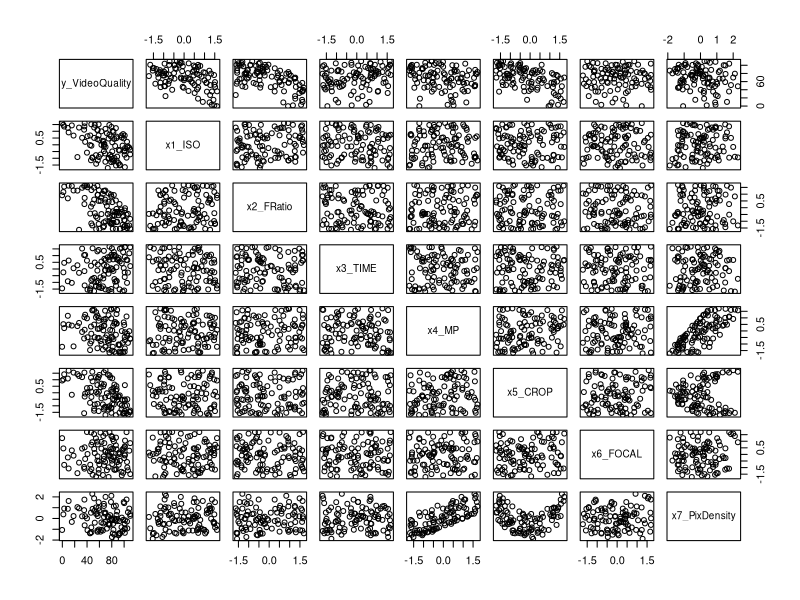
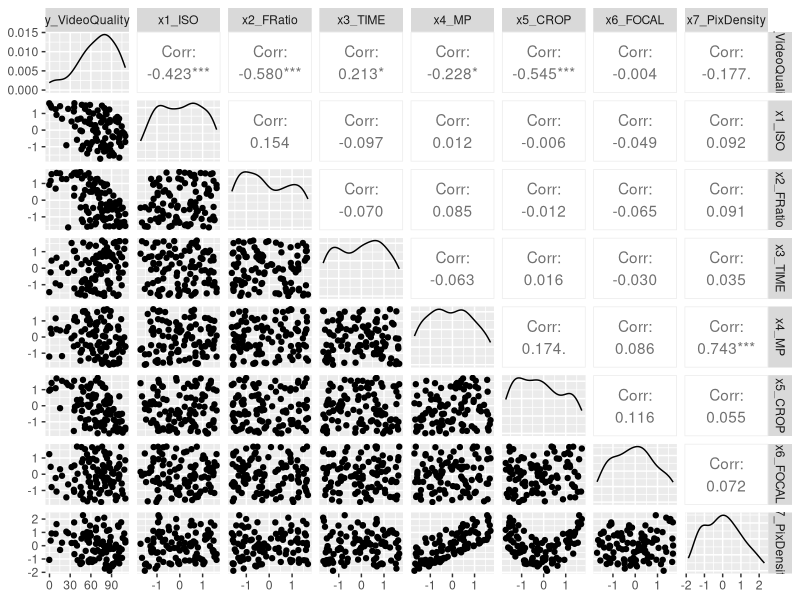
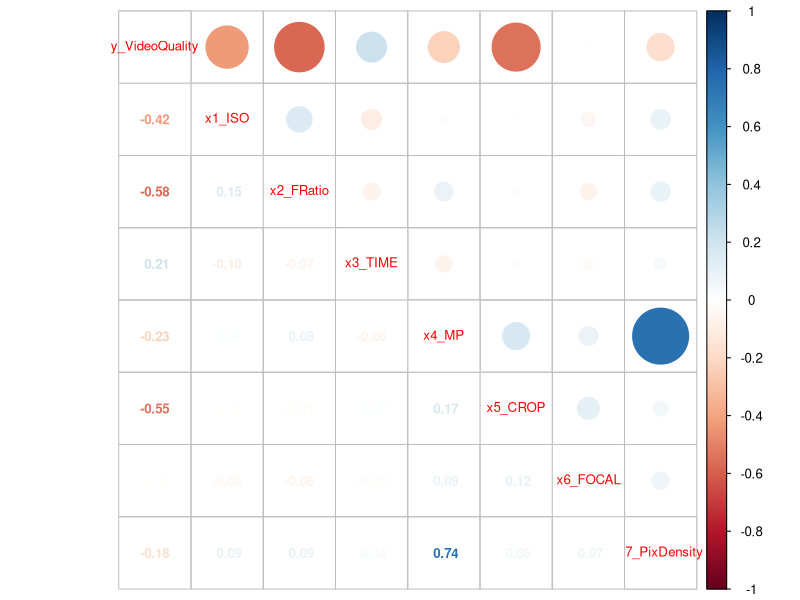
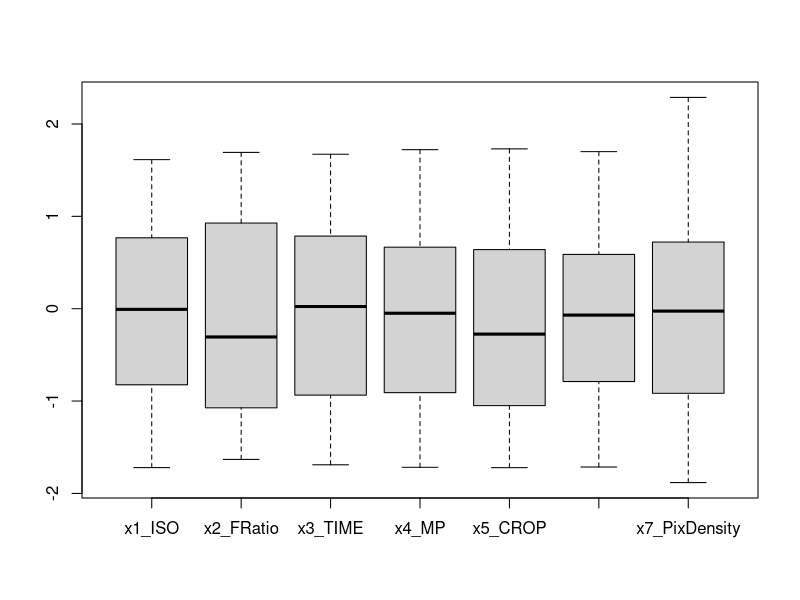
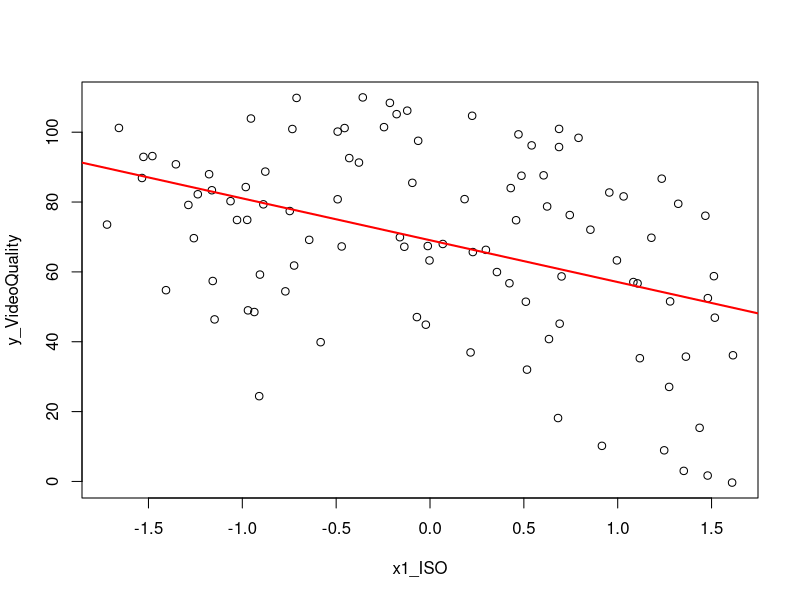

Recreate these plots in R, in order.
# ------------------------------------------------------------------------------
# Progetto finale del corso di Statistica Applicata - A.A. 2024/25
# Gruppo #5 - Corrado Giachetta, Francesco Peluso, Gerardo Selce, Anuar Zouhri
#
# Università degli Studi di Salerno - DIEM
# Dipartimento di Ingegneria dell'Informazione, Elettrica e Matematica Applicata
# ------------------------------------------------------------------------------

# Impostazione path cartella progetto (N.B. cambia a seconda di chi usa il file)
#setwd('~/GitHub Repos/AppliedStatistics-Project')     # path Francesco
setwd('C:/Users/anuar/AppliedStatistics-Project')     # path Corrado
#setwd('')     # path Anuar
#setwd('')     # path Gerardo

# ------------------------------------------------------------------------------
#package da scaricare 
install.packages("GGally")

# Lettura del dataset da file CSV
data = read.csv('./dataset.csv');

#------------------------------------------------
#STATISTICA DESCRITTIVA
#
# Scatterplot delle correlazioni tra le coppie di variabili
plot(data);

library(ggplot2)
library("GGally")

ggpairs(data)

library("corrplot")
corrplot.mixed(cor(data),number.cex=0.8,tl.cex=0.8)

lin_mod_all=lm(y_VideoQuality ~ ., data=data)
summary(lin_mod_all)

step_lin=step(lin_mod_all, trace = 1, data=data)
summary(step_lin)

median(data$y_VideoQuality) #analisi mediana
mean(data$y_VideoQuality) #analisi media
quantile(data$y_VideoQuality,probs=c(0.25,0.50,0.75)) #analisi quantili
boxplot(data[, !(names(data) %in% "y_VideoQuality")])
#-------------------------------------------------------------

#Valutazione della relazione tra y_VideoQuality e le varibili xi

dev.new()
plot(data$x1_ISO,data$y_VideoQuality,xlab="x1_ISO",ylab = 'y_VideoQuality')
fit1 = lm(data$y_VideoQuality~data$x1_ISO,data=data)
abline(fit1, col="red",lw=2)
summary(fit1)
